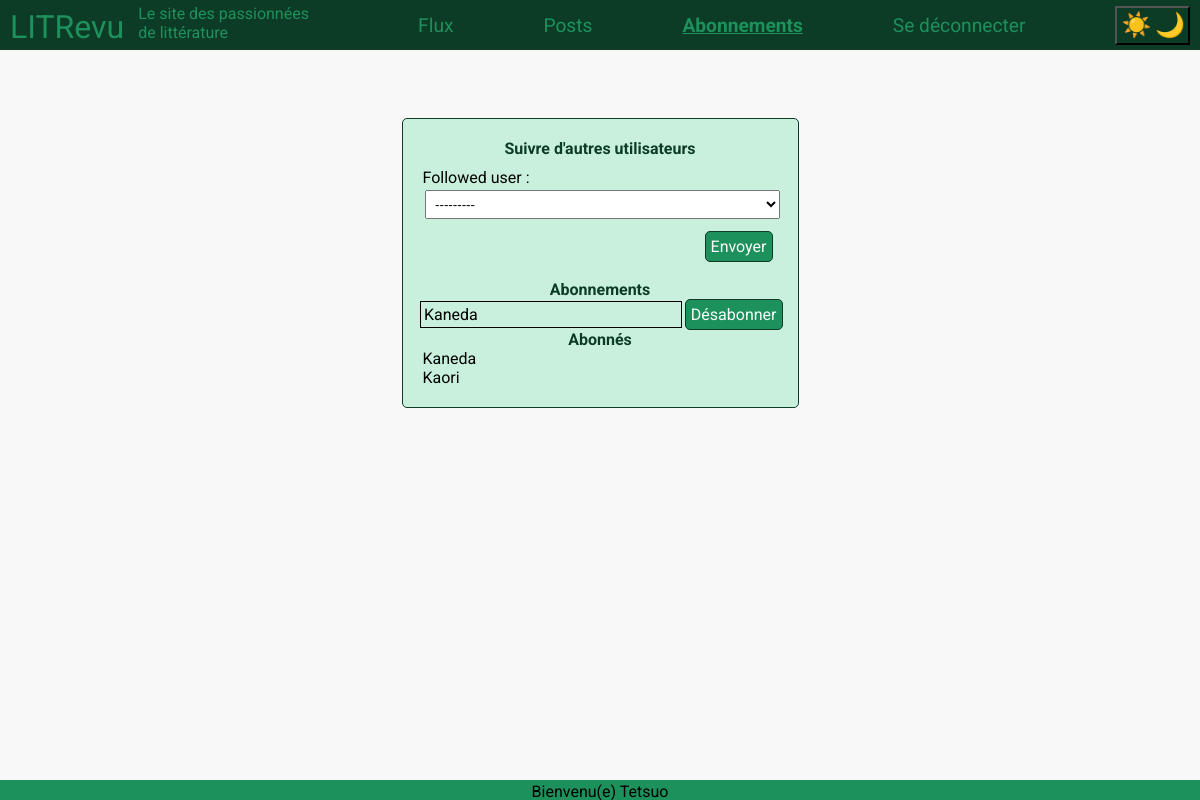
The app's page /abonnements/ (signed in) with its own data.
### authentication/models.py (models this page shows)
class User(AbstractUser):
    CREATOR = 'CREATOR'
    SUBSCRIBER = 'SUBSCRIBER'
    ROLE_CHOICES = (
        (CREATOR, 'Créateur'),
        (SUBSCRIBER, 'Abonné'),
    )
    profile_photo = models.ImageField(verbose_name='Photo de profil')
    role = models.CharField(max_length=30, choices=ROLE_CHOICES, verbose_name='Rôle')
    follows = models.ManyToManyField(
        'self',
        through='UserFollows',
        symmetrical=False,
        related_name='followers'
    )

class UserFollows(models.Model):
    user = models.ForeignKey(
        settings.AUTH_USER_MODEL,
        on_delete=models.CASCADE,
        related_name='following'
    )
    followed_user = models.ForeignKey(
        settings.AUTH_USER_MODEL,
        on_delete=models.CASCADE,
        related_name='followed_by'
    )
    class Meta:
        unique_together = ('user', 'followed_user')

### authentication/views.py (the view, shortened to what this page needs)
# urls.py: path("abonnements/", authentication.views.abonnements, name="abonnements")
@login_required
def abonnements(request):
    userFollowsAdd_forms = UserFollowerToAddForm(user=request.user)
    userFollowsByMe = request.user.following.all()
    userFollowsByMe_forms = []
    for userFollowByMe in userFollowsByMe:
        formFollow = UserFollowersForm(instance=userFollowByMe)
        userFollowsByMe_forms.append(formFollow)
    userFollowsMe = request.user.followed_by.all()
    return render(request, "authentication/abonnements.html", context={
        "userFollowsAdd_forms": userFollowsAdd_forms,
        "userFollowsByMe_forms": userFollowsByMe_forms,
        "userFollowsMe": userFollowsMe
    })

### authentication/forms.py
class UserFollowerToAddForm(forms.ModelForm):
    add_follower = forms.BooleanField(widget=forms.HiddenInput, initial=True)
    class Meta:
        model = UserFollows
        exclude = ("user",)
    def __init__(self, *args, **kwargs):
        user = kwargs.pop('user', None)
        super(UserFollowerToAddForm, self).__init__(*args, **kwargs)
        if user:
            already_following = user.follows.all().values_list('id', flat=True)
            self.fields['followed_user'].queryset = User.objects.exclude(
                id__in=[user.id] + list(already_following)
            )

### authentication/templatetags/authentication_extras.py (called while the page is built)
@register.simple_tag()
def get_user_follow_display(user_id):
    user = get_object_or_404(User, id=user_id)
    return user.username

### authentication/templates/authentication/abonnements.html (shortened to what this page needs)
{% extends 'base.html' %}
{% load authentication_extras %}
{% load static %}
{% block content %}
    <div class="div_form">
        <h2>Suivre d'autres utilisateurs</h2>
        <form action="" method="post" novalidate>
            {{ userFollowsAdd_forms.as_p }}
            <div>
                <input type="submit" value="Envoyer">
            </div>
        </form>
        <h2>Abonnements</h2>
        {% if userFollowsByMe_forms|length == 0 %}
            <p>Aucun abonnement</p>
        {% else %}
            {% for userFollowsByMe_form in userFollowsByMe_forms %}
                <form action="" method="post" novalidate class="subscription__form-no_margin">
                    <div class="subscription">
                        <p>
                            {% get_user_follow_display userFollowsByMe_form.followed_user.value %}
                        </p>
                        <input type="submit" value="Désabonner">
                    </div>
            </form>
            {% endfor %}
        {% endif %}
        <h2>Abonnés</h2>
        {% if userFollowsMe|length == 0 %}
            <p>Aucun abonnés</p>
        {% else %}
            {% for userFollowMe in userFollowsMe%}
                <p>{{ userFollowMe.user }}</p>
            {% endfor %}
        {% endif %}
    </div>
{% endblock content %}

### templates/base.html (shortened to what this page needs)
{% load static %}
<html data-theme="light" lang="fr">
    <head>
        <link rel="stylesheet" href="{% static 'css/app.css' %}">
    </head>
    <body>
        <header class="header" id="menu">
            <div>
                <p class="header__p header__p--medium">LITRevu</p>
                <p class="header__p header__p--small">Le site des passionnées de littérature</p>
            </div>
            {% if user.is_authenticated %}
                <a href="{% url 'flux' %}" class="header__a">Flux</a>
                <a href="{% url 'posts' %}" class="header__a">Posts</a>
                <a href="{% url 'abonnements' %}" class="header__a">Abonnements</a>
                <a href="{% url 'logout' %}" class="header__a">Se déconnecter</a>
            {% endif %}
            <button id="theme_toggle">
                <span class="icon_sun">☀️</span>
                <span class="icon_moon">🌙</span>
            </button>
        </header>
        <main>
            {% block content %}{% endblock content %}
        </main>
        <footer>
            {% if user.is_authenticated %}
                Bienvenu(e) {{ request.user }}
            {% endif %}
        </footer>
    </body>
</html>

### static/css/app.css (style rules this page uses)
:root { --width_desktop: 837px; --green_dark: #0c3c26; --green_medium: #1d915c; --green_ligth: #C9F0DD; --gray_light: #f8f8f8; --pink: #6a0e0e; --light: #fafafa; --dark: #000000; }
#theme_toggle { background-color: var(--green_dark); padding-left: 4px; padding-right: 3px; padding-top: 3px; padding-bottom: 4px; }
.icon_sun { font-size: 1.5rem; background-color: var(--green_dark); }
.icon_moon { font-size: 1.5rem; background-color: var(--green_dark); }
* { box-sizing: border-box; margin: 0; padding: 0; }
body { display: flex; flex-direction: column; font-family: "Roboto", sans-serif; margin: 0px; min-height: 100dvh; }
.header { position: sticky; top: 0; background-color: var(--green_dark); height: 50px; display: flex; justify-content: space-between; align-items: center; padding-left: 10px; padding-right: 10px; z-index: 1000; }
.header__p { display: inline-block; margin-right: 10px; }
.header__p--medium { color: var(--green_medium); font-size: 2rem; }
.header__p--small { color: var(--green_medium); font-size: 1rem; width: 180px; }
.header__a--no_activate { color: var(--green_medium); font-size: 1.2rem; text-decoration: none; }
.header__a--activate { color: var(--green_medium); font-size: 1.2rem; text-decoration: none; font-weight: 700; text-decoration: underline; }
main { flex: 1; padding: 0.5rem; background-color: var(--gray_light); }
footer { background-color: var(--green_medium); padding: 0.1rem; text-align: center; position: sticky; bottom: 0; height: 20px; }
.div_form { margin-top: 60px; width: fit-content; padding: 20px; border: 1px solid var(--green_dark); border-radius: 5px; margin-left: auto; margin-right: auto; background-color: var(--green_ligth); }
.div_form form { margin-top: 10px; margin-bottom: 10px; }
.div_form label { display: block; width: fit-content; }
.div_form input { font-size: 1rem; padding: 5px; margin: 2.5px; font-family: inherit; width: 100%; }
.div_form select { width: 100%; padding: 5px; margin: 2.5px; }
.div_form input[type="submit"] { border: 1px solid var(--green_dark); border-radius: 5px; background-color: var(--green_medium); cursor: pointer; color: var(--light); width: fit-content; }
.div_form h2 { color:var(--green_dark); text-align: center; font-size: 1rem; width:355px; }
.div_form div:has(input[type="submit"]) { display: flex; justify-content: right; width: 100%; margin-bottom: 20px; align-items: center; margin: 2.5px; padding: 5px; }
.subscription { display: flex; flex-direction: row; justify-content: space-between; align-items: center; }
.subscription p { display: block; width: 100%; padding: 3px; border: 1px solid var(--dark); }
.subscription__form-no_margin { margin: -10px !important; }

### records on screen
User: username "Kaneda"
UserFollows: user "Kaneda"
UserFollows: user "Kaori"
User: user "Tetsuo"
